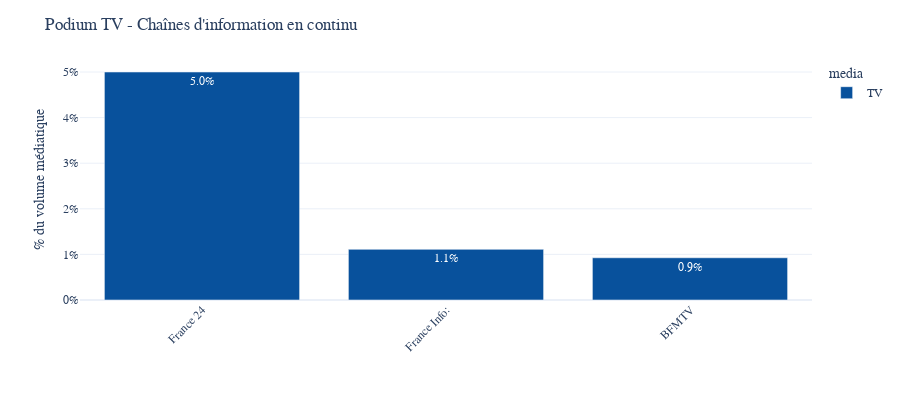

The cell this chart's notebook holds for it:
### Markdown cell above
## Analyse 2 - TOP 3 TV et Radio

### Code cell
# Multiplier for one channel = n_mentions * 2 min / (60 minutes * 18h * n_days)
multiplier = 2 / (1 * 60 * 18 * 1)

fig = show_mentions_by_channel(data,list_of_channels=top_channels_tv_info,n = 3,
                               method = multiplier,height = 400,text_auto = ".1%")
fig.update_layout(yaxis_tickformat='0%',
                  title = "Podium TV - Chaînes d'information en continu",
                  font_family="Poppins",yaxis_title="% du volume médiatique",xaxis_title = "")
fig.update_traces(marker_color=COLOR_TV)
fig

### Figure 1 — Plotly figure (JSON) as saved in the notebook; plotly's stock layout.template omitted (floating-point values rounded to 4 significant figures)
{"data": [{"alignmentgroup": "True", "hovertemplate": "media=TV<br>channel_name=%{x}<br>count=%{y}<extra></extra>", "legendgroup": "TV", "marker": {"color": "#08519c", "pattern": {"shape": ""}}, "name": "TV", "offsetgroup": "TV", "orientation": "v", "showlegend": true, "textposition": "auto", "texttemplate": "%{y:.1%}", "x": ["France 24", "France Info:", "BFMTV"], "xaxis": "x", "y": [0.05, 0.01111, 0.009259], "yaxis": "y", "type": "bar"}], "layout": {"xaxis": {"anchor": "y", "domain": [0, 1], "title": {"text": ""}, "categoryorder": "array", "categoryarray": ["France 24", "France Info:", "BFMTV"], "tickangle": -45}, "yaxis": {"anchor": "x", "domain": [0, 1], "title": {"text": "% du volume médiatique"}, "tickformat": "0%"}, "legend": {"title": {"text": "media"}, "tracegroupgap": 0}, "margin": {"t": 60, "b": 100}, "barmode": "relative", "height": 400, "font": {"family": "Poppins"}, "title": {"text": "Podium TV - Chaînes d'information en continu"}}}
